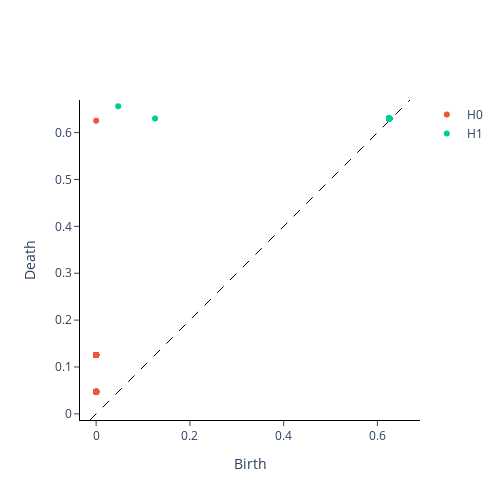

Notebook source saved alongside this figure:
### Code cell
import numpy as np
np.random.seed(seed=42)
from gtda.homology import VietorisRipsPersistence
from sklearn.datasets import make_circles

X = np.asarray([
    make_circles(100, factor=np.random.random())[0]
    for i in range(10)
])
from gtda.plotting import plot_point_cloud
i = 0
plot_point_cloud(X[i])
VR = VietorisRipsPersistence()
Xt = VR.fit_transform(X)
VR.plot(Xt, sample=i)
